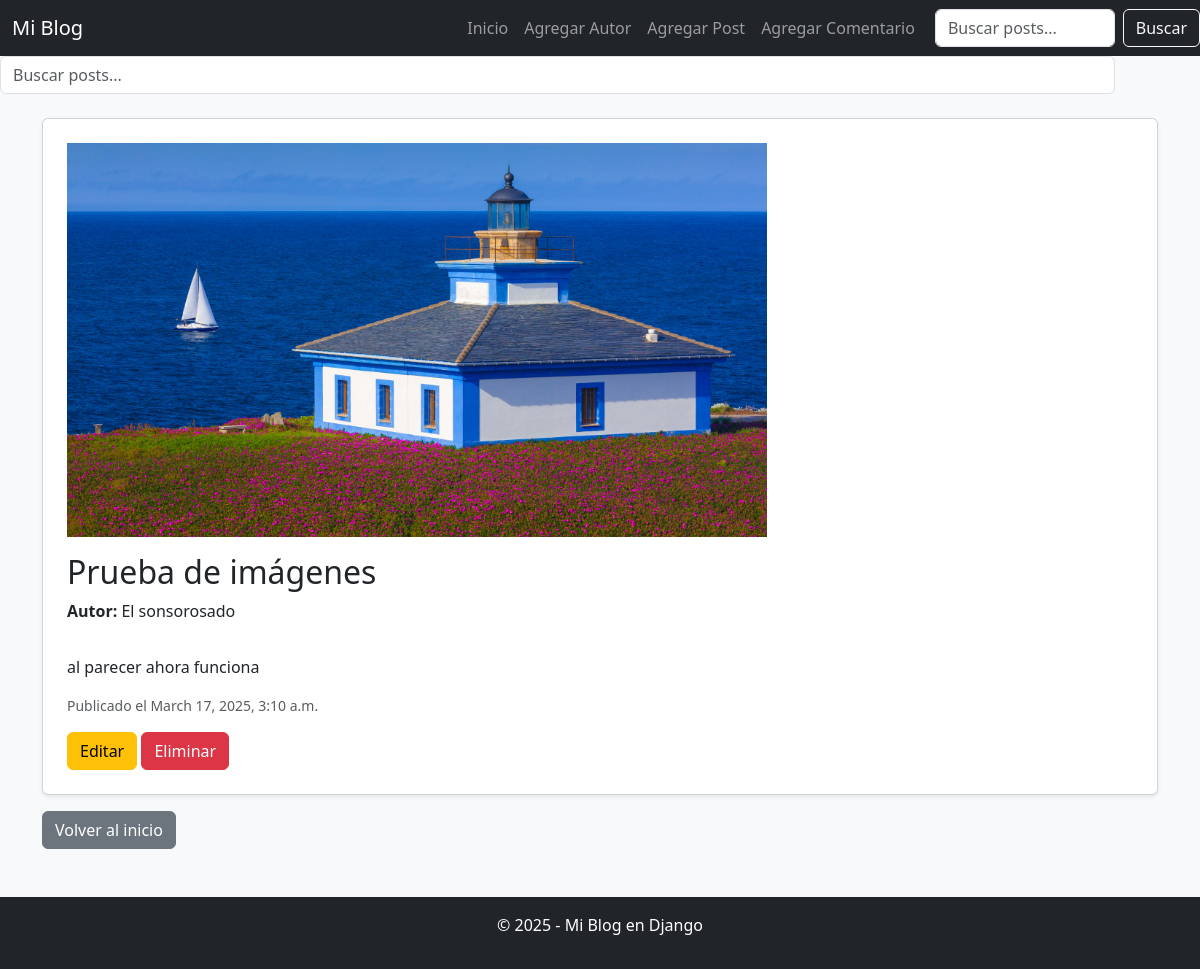
The page /post/13/ on the database its author committed.
### blog/models.py (models this page shows, shortened)
class Post(models.Model):
    titulo = models.CharField(max_length=200)
    contenido = models.TextField()
    autor = models.ForeignKey('Autor', on_delete=models.CASCADE)
    fecha_publicacion = models.DateTimeField(auto_now_add=True)
    imagen = models.ImageField(upload_to='post_images/', blank=True, null=True)  # Nuevo campo

class Autor(models.Model):
    nombre = models.CharField(max_length=100)
    email = models.EmailField(unique=True)
    biografia = models.TextField(blank=True, null=True)

### blog/views.py (the view)
# urls.py: path('post/<int:post_id>/', detalle_post, name='detalle_post'),
def detalle_post(request, post_id):
    post = Post.objects.get(id=post_id)
    return render(request, 'blog/detalle_post.html', {'post': post})

### blog/templates/blog/detalle_post.html (shortened to what this page needs)
{% extends 'blog/base.html' %}
{% block content %}
<div class="card p-4 shadow-sm">
    {% if post.imagen %}
    <img src="{{ post.imagen.url }}" class="img-fluid mb-3" style="max-width: 700px; height: auto;" alt="Imagen de {{ post.titulo }}">
    {% endif %}
    <h2>{{ post.titulo }}</h2>
    <p><strong>Autor:</strong> {{ post.autor.nombre }}</p>
    <p class="mt-3">{{ post.contenido }}</p>
    <small class="text-muted">Publicado el {{ post.fecha_publicacion }}</small>
    <div class="mt-3">
        <a href="{% url 'editar_post' post.id %}" class="btn btn-warning">Editar</a>
        <a href="{% url 'eliminar_post' post.id %}" class="btn btn-danger">Eliminar</a>
    </div>
</div>
<a href="{% url 'inicio' %}" class="btn btn-secondary mt-3">Volver al inicio</a>
{% endblock %}

### rows shown on the page
Post: imagen (picture), titulo "Prueba de imágenes", autor.nombre "El sonsorosado", contenido "al parecer ahora funciona", fecha_publicacion "March 17, 2025, 3:10 a.m."
